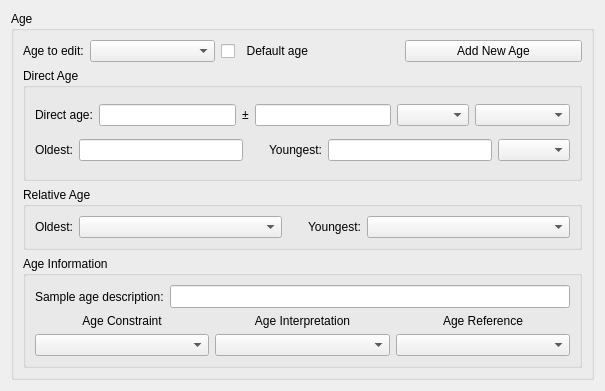
<?xml version="1.0" encoding="UTF-8"?>
<ui version="4.0">
 <class>Form</class>
 <widget class="QWidget" name="Form">
  <property name="geometry">
   <rect>
    <x>0</x>
    <y>0</y>
    <width>605</width>
    <height>391</height>
   </rect>
  </property>
  <property name="sizePolicy">
   <sizepolicy hsizetype="Expanding" vsizetype="Preferred">
    <horstretch>0</horstretch>
    <verstretch>0</verstretch>
   </sizepolicy>
  </property>
  <property name="windowTitle">
   <string>Form</string>
  </property>
  <layout class="QVBoxLayout" name="verticalLayout">
   <item>
    <widget class="QGroupBox" name="age_groupBox">
     <property name="sizePolicy">
      <sizepolicy hsizetype="Preferred" vsizetype="Expanding">
       <horstretch>0</horstretch>
       <verstretch>0</verstretch>
      </sizepolicy>
     </property>
     <property name="minimumSize">
      <size>
       <width>0</width>
       <height>0</height>
      </size>
     </property>
     <property name="title">
      <string>Age</string>
     </property>
     <layout class="QVBoxLayout" name="verticalLayout_23" stretch="0,2,1,2">
      <item>
       <layout class="QHBoxLayout" name="horizontalLayout_16">
        <item>
         <layout class="QHBoxLayout" name="horizontalLayout_13">
          <item>
           <widget class="QLabel" name="edit_age_label">
            <property name="sizePolicy">
             <sizepolicy hsizetype="Preferred" vsizetype="Preferred">
              <horstretch>0</horstretch>
              <verstretch>0</verstretch>
             </sizepolicy>
            </property>
            <property name="maximumSize">
             <size>
              <width>80</width>
              <height>16777215</height>
             </size>
            </property>
            <property name="text">
             <string>Age to edit:</string>
            </property>
           </widget>
          </item>
          <item>
           <widget class="QComboBox" name="edit_age_comboBox">
            <property name="currentText">
             <string/>
            </property>
            <property name="placeholderText">
             <string>Select age to edit</string>
            </property>
           </widget>
          </item>
         </layout>
        </item>
        <item>
         <widget class="QCheckBox" name="default_age_checkBox">
          <property name="sizePolicy">
           <sizepolicy hsizetype="Preferred" vsizetype="Fixed">
            <horstretch>0</horstretch>
            <verstretch>0</verstretch>
           </sizepolicy>
          </property>
          <property name="text">
           <string>  Default age</string>
          </property>
         </widget>
        </item>
        <item>
         <widget class="QPushButton" name="add_age_pushButton">
          <property name="sizePolicy">
           <sizepolicy hsizetype="Preferred" vsizetype="Fixed">
            <horstretch>0</horstretch>
            <verstretch>0</verstretch>
           </sizepolicy>
          </property>
          <property name="text">
           <string>Add New Age</string>
          </property>
         </widget>
        </item>
       </layout>
      </item>
      <item>
       <widget class="FocusGroupBox" name="direct_age_groupBox">
        <property name="sizePolicy">
         <sizepolicy hsizetype="Preferred" vsizetype="MinimumExpanding">
          <horstretch>0</horstretch>
          <verstretch>0</verstretch>
         </sizepolicy>
        </property>
        <property name="title">
         <string>Direct Age</string>
        </property>
        <layout class="QVBoxLayout" name="verticalLayout_16">
         <item>
          <layout class="QHBoxLayout" name="horizontalLayout_6">
           <item>
            <widget class="QLabel" name="direct_age_label">
             <property name="sizePolicy">
              <sizepolicy hsizetype="Preferred" vsizetype="Fixed">
               <horstretch>0</horstretch>
               <verstretch>0</verstretch>
              </sizepolicy>
             </property>
             <property name="text">
              <string>Direct age:</string>
             </property>
            </widget>
           </item>
           <item>
            <widget class="QLineEdit" name="direct_age_lineEdit">
             <property name="sizePolicy">
              <sizepolicy hsizetype="Expanding" vsizetype="Preferred">
               <horstretch>0</horstretch>
               <verstretch>0</verstretch>
              </sizepolicy>
             </property>
            </widget>
           </item>
           <item>
            <widget class="QLabel" name="best_age_error_label">
             <property name="sizePolicy">
              <sizepolicy hsizetype="Preferred" vsizetype="Fixed">
               <horstretch>0</horstretch>
               <verstretch>0</verstretch>
              </sizepolicy>
             </property>
             <property name="text">
              <string>±</string>
             </property>
             <property name="alignment">
              <set>Qt::AlignCenter</set>
             </property>
            </widget>
           </item>
           <item>
            <widget class="QLineEdit" name="direct_age_error_lineEdit">
             <property name="sizePolicy">
              <sizepolicy hsizetype="Expanding" vsizetype="Preferred">
               <horstretch>0</horstretch>
               <verstretch>0</verstretch>
              </sizepolicy>
             </property>
            </widget>
           </item>
           <item>
            <widget class="QComboBox" name="direct_age_unit_comboBox">
             <property name="sizePolicy">
              <sizepolicy hsizetype="Preferred" vsizetype="Fixed">
               <horstretch>0</horstretch>
               <verstretch>0</verstretch>
              </sizepolicy>
             </property>
             <property name="maximumSize">
              <size>
               <width>80</width>
               <height>16777215</height>
              </size>
             </property>
             <property name="placeholderText">
              <string>Unit</string>
             </property>
            </widget>
           </item>
           <item>
            <widget class="QComboBox" name="direct_age_error_format_comboBox">
             <property name="placeholderText">
              <string>Error format</string>
             </property>
            </widget>
           </item>
          </layout>
         </item>
         <item>
          <layout class="QHBoxLayout" name="horizontalLayout_5">
           <item>
            <widget class="QLabel" name="oldest_direct_label">
             <property name="sizePolicy">
              <sizepolicy hsizetype="Preferred" vsizetype="Fixed">
               <horstretch>0</horstretch>
               <verstretch>0</verstretch>
              </sizepolicy>
             </property>
             <property name="text">
              <string>Oldest:</string>
             </property>
            </widget>
           </item>
           <item>
            <widget class="QLineEdit" name="oldest_direct_lineEdit">
             <property name="sizePolicy">
              <sizepolicy hsizetype="Expanding" vsizetype="Fixed">
               <horstretch>0</horstretch>
               <verstretch>0</verstretch>
              </sizepolicy>
             </property>
            </widget>
           </item>
           <item>
            <spacer name="horizontalSpacer_6">
             <property name="orientation">
              <enum>Qt::Horizontal</enum>
             </property>
             <property name="sizeType">
              <enum>QSizePolicy::Fixed</enum>
             </property>
             <property name="sizeHint" stdset="0">
              <size>
               <width>20</width>
               <height>20</height>
              </size>
             </property>
            </spacer>
           </item>
           <item>
            <widget class="QLabel" name="youngest_direct_label">
             <property name="sizePolicy">
              <sizepolicy hsizetype="Preferred" vsizetype="Fixed">
               <horstretch>0</horstretch>
               <verstretch>0</verstretch>
              </sizepolicy>
             </property>
             <property name="text">
              <string>Youngest:</string>
             </property>
            </widget>
           </item>
           <item>
            <widget class="QLineEdit" name="youngest_direct_lineEdit"/>
           </item>
           <item>
            <widget class="QComboBox" name="direct_unit_comboBox">
             <property name="sizePolicy">
              <sizepolicy hsizetype="Preferred" vsizetype="Fixed">
               <horstretch>0</horstretch>
               <verstretch>0</verstretch>
              </sizepolicy>
             </property>
             <property name="maximumSize">
              <size>
               <width>80</width>
               <height>16777215</height>
              </size>
             </property>
             <property name="baseSize">
              <size>
               <width>60</width>
               <height>22</height>
              </size>
             </property>
             <property name="placeholderText">
              <string>Unit</string>
             </property>
            </widget>
           </item>
          </layout>
         </item>
        </layout>
       </widget>
      </item>
      <item>
       <widget class="FocusGroupBox" name="relative_age_groupBox">
        <property name="sizePolicy">
         <sizepolicy hsizetype="Preferred" vsizetype="MinimumExpanding">
          <horstretch>0</horstretch>
          <verstretch>0</verstretch>
         </sizepolicy>
        </property>
        <property name="title">
         <string>Relative Age</string>
        </property>
        <layout class="QVBoxLayout" name="verticalLayout_17">
         <item>
          <layout class="QHBoxLayout" name="horizontalLayout_3">
           <item>
            <widget class="QLabel" name="oldest_rel_label">
             <property name="sizePolicy">
              <sizepolicy hsizetype="Fixed" vsizetype="Fixed">
               <horstretch>0</horstretch>
               <verstretch>0</verstretch>
              </sizepolicy>
             </property>
             <property name="text">
              <string>Oldest:</string>
             </property>
            </widget>
           </item>
           <item>
            <widget class="CheckableTreeCombobox" name="oldest_rel_comboBox">
             <property name="sizePolicy">
              <sizepolicy hsizetype="Expanding" vsizetype="Fixed">
               <horstretch>0</horstretch>
               <verstretch>0</verstretch>
              </sizepolicy>
             </property>
            </widget>
           </item>
           <item>
            <spacer name="horizontalSpacer">
             <property name="orientation">
              <enum>Qt::Horizontal</enum>
             </property>
             <property name="sizeType">
              <enum>QSizePolicy::Fixed</enum>
             </property>
             <property name="sizeHint" stdset="0">
              <size>
               <width>20</width>
               <height>20</height>
              </size>
             </property>
            </spacer>
           </item>
           <item>
            <widget class="QLabel" name="youngest_rel_label">
             <property name="sizePolicy">
              <sizepolicy hsizetype="Fixed" vsizetype="Fixed">
               <horstretch>0</horstretch>
               <verstretch>0</verstretch>
              </sizepolicy>
             </property>
             <property name="text">
              <string>Youngest:</string>
             </property>
            </widget>
           </item>
           <item>
            <widget class="CheckableTreeCombobox" name="youngest_rel_comboBox">
             <property name="sizePolicy">
              <sizepolicy hsizetype="Expanding" vsizetype="Fixed">
               <horstretch>0</horstretch>
               <verstretch>0</verstretch>
              </sizepolicy>
             </property>
            </widget>
           </item>
          </layout>
         </item>
        </layout>
       </widget>
      </item>
      <item>
       <widget class="FocusGroupBox" name="age_information_groupBox">
        <property name="sizePolicy">
         <sizepolicy hsizetype="Preferred" vsizetype="MinimumExpanding">
          <horstretch>0</horstretch>
          <verstretch>0</verstretch>
         </sizepolicy>
        </property>
        <property name="title">
         <string>Age Information</string>
        </property>
        <layout class="QVBoxLayout" name="verticalLayout_15">
         <item>
          <layout class="QHBoxLayout" name="horizontalLayout_15">
           <item>
            <widget class="QLabel" name="age_description_label">
             <property name="text">
              <string>Sample age description:</string>
             </property>
            </widget>
           </item>
           <item>
            <widget class="QLineEdit" name="age_description_lineEdit">
             <property name="sizePolicy">
              <sizepolicy hsizetype="Expanding" vsizetype="Expanding">
               <horstretch>0</horstretch>
               <verstretch>0</verstretch>
              </sizepolicy>
             </property>
            </widget>
           </item>
          </layout>
         </item>
         <item>
          <layout class="QGridLayout" name="gridLayout" rowstretch="0,0">
           <item row="1" column="0">
            <widget class="CheckableTreeCombobox" name="age_constraint_comboBox"/>
           </item>
           <item row="1" column="1">
            <widget class="CheckableTreeCombobox" name="age_interpretation_comboBox"/>
           </item>
           <item row="1" column="2">
            <widget class="CheckableComboBox" name="age_reference_comboBox"/>
           </item>
           <item row="0" column="0">
            <widget class="QLabel" name="age_constraint_label">
             <property name="text">
              <string>Age Constraint</string>
             </property>
             <property name="alignment">
              <set>Qt::AlignCenter</set>
             </property>
            </widget>
           </item>
           <item row="0" column="1">
            <widget class="QLabel" name="age_interpretation_label">
             <property name="text">
              <string>Age Interpretation</string>
             </property>
             <property name="alignment">
              <set>Qt::AlignCenter</set>
             </property>
            </widget>
           </item>
           <item row="0" column="2">
            <widget class="QLabel" name="age_reference_label">
             <property name="text">
              <string>Age Reference</string>
             </property>
             <property name="alignment">
              <set>Qt::AlignCenter</set>
             </property>
            </widget>
           </item>
          </layout>
         </item>
        </layout>
       </widget>
      </item>
     </layout>
    </widget>
   </item>
  </layout>
 </widget>
 <customwidgets>
  <customwidget>
   <class>FocusGroupBox</class>
   <extends>QGroupBox</extends>
   <header>Functions/Widget_classes.h</header>
   <container>1</container>
  </customwidget>
  <customwidget>
   <class>CheckableTreeCombobox</class>
   <extends>QComboBox</extends>
   <header>Functions/Widget_classes.h</header>
  </customwidget>
  <customwidget>
   <class>CheckableComboBox</class>
   <extends>QComboBox</extends>
   <header location="global">Functions/Widget_classes.h</header>
  </customwidget>
 </customwidgets>
 <resources/>
 <connections/>
</ui>
